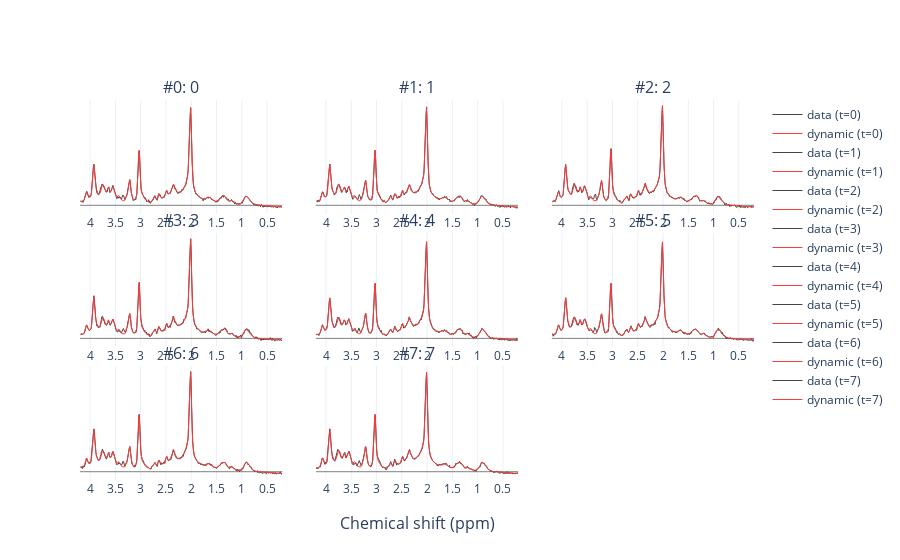

The code cell stored with this chart in its notebook:
### Markdown cell above
## Fit visualisation

We can plot the fits of each spectrum.

### Code cell
dyn_res.plot_spectra(tvals=np.arange(8))

### Figure 1 — Plotly figure (JSON) as saved in the notebook; plotly's stock layout.template omitted (floating-point values rounded to 4 significant figures; data arrays with more than 128 entries replaced by an {"elided": "..."} marker saying what was removed)
{"data": [{"line": {"color": "rgb(67,67,67)", "width": 1}, "mode": "lines", "name": "data (t=0)", "type": "scatter", "x": {"elided": "405 float values"}, "xaxis": "x", "y": {"elided": "405 float values"}, "yaxis": "y"}, {"line": {"color": "rgb(253,59,59)", "width": 1}, "mode": "lines", "name": "dynamic (t=0)", "type": "scatter", "x": {"elided": "405 float values"}, "xaxis": "x", "y": {"elided": "405 float values"}, "yaxis": "y"}, {"line": {"color": "rgb(67,67,67)", "width": 1}, "mode": "lines", "name": "data (t=1)", "type": "scatter", "x": {"elided": "405 float values"}, "xaxis": "x2", "y": {"elided": "405 float values"}, "yaxis": "y2"}, {"line": {"color": "rgb(253,59,59)", "width": 1}, "mode": "lines", "name": "dynamic (t=1)", "type": "scatter", "x": {"elided": "405 float values"}, "xaxis": "x2", "y": {"elided": "405 float values"}, "yaxis": "y2"}, {"line": {"color": "rgb(67,67,67)", "width": 1}, "mode": "lines", "name": "data (t=2)", "type": "scatter", "x": {"elided": "405 float values"}, "xaxis": "x3", "y": {"elided": "405 float values"}, "yaxis": "y3"}, {"line": {"color": "rgb(253,59,59)", "width": 1}, "mode": "lines", "name": "dynamic (t=2)", "type": "scatter", "x": {"elided": "405 float values"}, "xaxis": "x3", "y": {"elided": "405 float values"}, "yaxis": "y3"}, {"line": {"color": "rgb(67,67,67)", "width": 1}, "mode": "lines", "name": "data (t=3)", "type": "scatter", "x": {"elided": "405 float values"}, "xaxis": "x4", "y": {"elided": "405 float values"}, "yaxis": "y4"}, {"line": {"color": "rgb(253,59,59)", "width": 1}, "mode": "lines", "name": "dynamic (t=3)", "type": "scatter", "x": {"elided": "405 float values"}, "xaxis": "x4", "y": {"elided": "405 float values"}, "yaxis": "y4"}, {"line": {"color": "rgb(67,67,67)", "width": 1}, "mode": "lines", "name": "data (t=4)", "type": "scatter", "x": {"elided": "405 float values"}, "xaxis": "x5", "y": {"elided": "405 float values"}, "yaxis": "y5"}, {"line": {"color": "rgb(253,59,59)", "width": 1}, "mode": "lines", "name": "dynamic (t=4)", "type": "scatter", "x": {"elided": "405 float values"}, "xaxis": "x5", "y": {"elided": "405 float values"}, "yaxis": "y5"}, {"line": {"color": "rgb(67,67,67)", "width": 1}, "mode": "lines", "name": "data (t=5)", "type": "scatter", "x": {"elided": "405 float values"}, "xaxis": "x6", "y": {"elided": "405 float values"}, "yaxis": "y6"}, {"line": {"color": "rgb(253,59,59)", "width": 1}, "mode": "lines", "name": "dynamic (t=5)", "type": "scatter", "x": {"elided": "405 float values"}, "xaxis": "x6", "y": {"elided": "405 float values"}, "yaxis": "y6"}, {"line": {"color": "rgb(67,67,67)", "width": 1}, "mode": "lines", "name": "data (t=6)", "type": "scatter", "x": {"elided": "405 float values"}, "xaxis": "x7", "y": {"elided": "405 float values"}, "yaxis": "y7"}, {"line": {"color": "rgb(253,59,59)", "width": 1}, "mode": "lines", "name": "dynamic (t=6)", "type": "scatter", "x": {"elided": "405 float values"}, "xaxis": "x7", "y": {"elided": "405 float values"}, "yaxis": "y7"}, {"line": {"color": "rgb(67,67,67)", "width": 1}, "mode": "lines", "name": "data (t=7)", "type": "scatter", "x": {"elided": "405 float values"}, "xaxis": "x8", "y": {"elided": "405 float values"}, "yaxis": "y8"}, {"line": {"color": "rgb(253,59,59)", "width": 1}, "mode": "lines", "name": "dynamic (t=7)", "type": "scatter", "x": {"elided": "405 float values"}, "xaxis": "x8", "y": {"elided": "405 float values"}, "yaxis": "y8"}], "layout": {"annotations": [{"font": {"size": 16}, "showarrow": false, "text": "#0: 0", "x": 0.15, "xanchor": "center", "xref": "paper", "y": 1, "yanchor": "bottom", "yref": "paper"}, {"font": {"size": 16}, "showarrow": false, "text": "#1: 1", "x": 0.5, "xanchor": "center", "xref": "paper", "y": 1, "yanchor": "bottom", "yref": "paper"}, {"font": {"size": 16}, "showarrow": false, "text": "#2: 2", "x": 0.85, "xanchor": "center", "xref": "paper", "y": 1, "yanchor": "bottom", "yref": "paper"}, {"font": {"size": 16}, "showarrow": false, "text": "#3: 3", "x": 0.15, "xanchor": "center", "xref": "paper", "y": 0.65, "yanchor": "bottom", "yref": "paper"}, {"font": {"size": 16}, "showarrow": false, "text": "#4: 4", "x": 0.5, "xanchor": "center", "xref": "paper", "y": 0.65, "yanchor": "bottom", "yref": "paper"}, {"font": {"size": 16}, "showarrow": false, "text": "#5: 5", "x": 0.85, "xanchor": "center", "xref": "paper", "y": 0.65, "yanchor": "bottom", "yref": "paper"}, {"font": {"size": 16}, "showarrow": false, "text": "#6: 6", "x": 0.15, "xanchor": "center", "xref": "paper", "y": 0.3, "yanchor": "bottom", "yref": "paper"}, {"font": {"size": 16}, "showarrow": false, "text": "#7: 7", "x": 0.5, "xanchor": "center", "xref": "paper", "y": 0.3, "yanchor": "bottom", "yref": "paper"}, {"font": {"size": 16}, "showarrow": false, "text": "Chemical shift (ppm)", "x": 0.5, "xanchor": "center", "xref": "paper", "y": 0, "yanchor": "top", "yref": "paper", "yshift": -30}], "xaxis": {"anchor": "y", "domain": [0, 0.3], "dtick": 0.5, "range": [4.2, 0.2]}, "xaxis2": {"anchor": "y2", "domain": [0.35, 0.65], "dtick": 0.5, "range": [4.2, 0.2]}, "xaxis3": {"anchor": "y3", "domain": [0.7, 1], "dtick": 0.5, "range": [4.2, 0.2]}, "xaxis4": {"anchor": "y4", "domain": [0, 0.3], "dtick": 0.5, "range": [4.2, 0.2]}, "xaxis5": {"anchor": "y5", "domain": [0.35, 0.65], "dtick": 0.5, "range": [4.2, 0.2]}, "xaxis6": {"anchor": "y6", "domain": [0.7, 1], "dtick": 0.5, "range": [4.2, 0.2]}, "xaxis7": {"anchor": "y7", "domain": [0, 0.3], "dtick": 0.5, "range": [4.2, 0.2]}, "xaxis8": {"anchor": "y8", "domain": [0.35, 0.65], "dtick": 0.5, "range": [4.2, 0.2]}, "xaxis9": {"anchor": "y9", "domain": [0.7, 1], "dtick": 0.5, "range": [4.2, 0.2]}, "yaxis": {"anchor": "x", "domain": [0.7, 1], "showgrid": false, "showticklabels": false, "zeroline": true, "zerolinecolor": "Gray", "zerolinewidth": 1}, "yaxis2": {"anchor": "x2", "domain": [0.7, 1], "matches": "y", "showgrid": false, "showticklabels": false, "zeroline": true, "zerolinecolor": "Gray", "zerolinewidth": 1}, "yaxis3": {"anchor": "x3", "domain": [0.7, 1], "matches": "y", "showgrid": false, "showticklabels": false, "zeroline": true, "zerolinecolor": "Gray", "zerolinewidth": 1}, "yaxis4": {"anchor": "x4", "domain": [0.35, 0.65], "showgrid": false, "showticklabels": false, "zeroline": true, "zerolinecolor": "Gray", "zerolinewidth": 1}, "yaxis5": {"anchor": "x5", "domain": [0.35, 0.65], "matches": "y4", "showgrid": false, "showticklabels": false, "zeroline": true, "zerolinecolor": "Gray", "zerolinewidth": 1}, "yaxis6": {"anchor": "x6", "domain": [0.35, 0.65], "matches": "y4", "showgrid": false, "showticklabels": false, "zeroline": true, "zerolinecolor": "Gray", "zerolinewidth": 1}, "yaxis7": {"anchor": "x7", "domain": [0, 0.3], "showgrid": false, "showticklabels": false, "zeroline": true, "zerolinecolor": "Gray", "zerolinewidth": 1}, "yaxis8": {"anchor": "x8", "domain": [0, 0.3], "matches": "y7", "showgrid": false, "showticklabels": false, "zeroline": true, "zerolinecolor": "Gray", "zerolinewidth": 1}, "yaxis9": {"anchor": "x9", "domain": [0, 0.3], "matches": "y7", "showgrid": false, "showticklabels": false, "zeroline": true, "zerolinecolor": "Gray", "zerolinewidth": 1}}}
